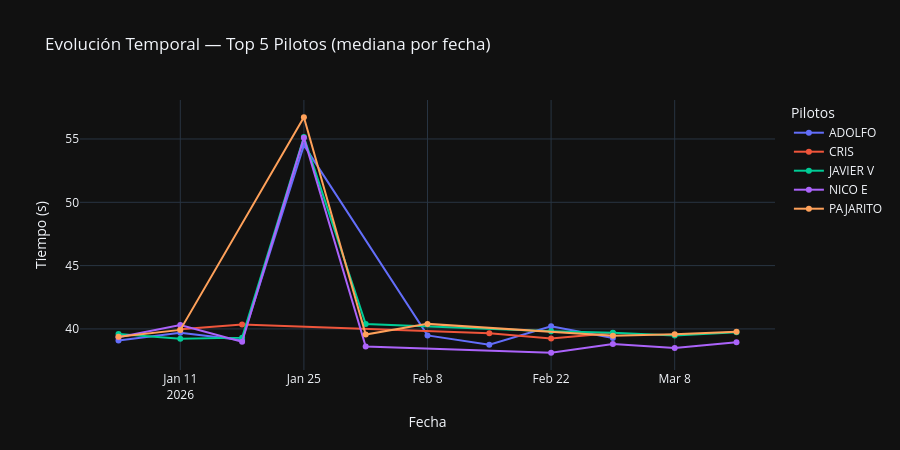

This figure's notebook cell:
### Code cell
top5 = robust['Pilotos'].head(5).tolist()
df_top = df_long[df_long['Pilotos'].isin(top5)].copy()
df_top['Fecha_dt'] = pd.to_datetime(df_top['Fecha'], dayfirst=True, errors='coerce')
df_top = df_top.dropna(subset=['Fecha_dt'])
evol = df_top.groupby(['Pilotos', 'Fecha_dt'])['Tiempo'].median().reset_index()

fig5 = px.line(
    evol, x='Fecha_dt', y='Tiempo', color='Pilotos',
    markers=True,
    title='Evolución Temporal — Top 5 Pilotos (mediana por fecha)',
    labels={'Fecha_dt': 'Fecha', 'Tiempo': 'Tiempo (s)'}
)
fig5.update_layout(height=450)
fig5.show()

### Figure 1 — Plotly figure (JSON) as saved in the notebook; plotly's stock layout.template omitted (floating-point values rounded to 4 significant figures)
{"data": [{"hovertemplate": "Pilotos=ADOLFO<br>Fecha=%{x}<br>Tiempo (s)=%{y}<extra></extra>", "legendgroup": "ADOLFO", "line": {"color": "#636efa", "dash": "solid"}, "marker": {"symbol": "circle"}, "mode": "lines+markers", "name": "ADOLFO", "orientation": "v", "showlegend": true, "type": "scatter", "x": ["2026-01-04T00:00:00.000000000", "2026-01-11T00:00:00.000000000", "2026-01-18T00:00:00.000000000", "2026-01-25T00:00:00.000000000", "2026-02-08T00:00:00.000000000", "2026-02-15T00:00:00.000000000", "2026-02-22T00:00:00.000000000", "2026-03-01T00:00:00.000000000"], "xaxis": "x", "y": [39.08, 39.69, 39.12, 54.51, 39.49, 38.76, 40.21, 39.28], "yaxis": "y"}, {"hovertemplate": "Pilotos=CRIS<br>Fecha=%{x}<br>Tiempo (s)=%{y}<extra></extra>", "legendgroup": "CRIS", "line": {"color": "#EF553B", "dash": "solid"}, "marker": {"symbol": "circle"}, "mode": "lines+markers", "name": "CRIS", "orientation": "v", "showlegend": true, "type": "scatter", "x": ["2026-01-11T00:00:00.000000000", "2026-01-18T00:00:00.000000000", "2026-02-15T00:00:00.000000000", "2026-02-22T00:00:00.000000000", "2026-03-01T00:00:00.000000000"], "xaxis": "x", "y": [39.96, 40.36, 39.66, 39.25, 39.67], "yaxis": "y"}, {"hovertemplate": "Pilotos=JAVIER V<br>Fecha=%{x}<br>Tiempo (s)=%{y}<extra></extra>", "legendgroup": "JAVIER V", "line": {"color": "#00cc96", "dash": "solid"}, "marker": {"symbol": "circle"}, "mode": "lines+markers", "name": "JAVIER V", "orientation": "v", "showlegend": true, "type": "scatter", "x": ["2026-01-04T00:00:00.000000000", "2026-01-11T00:00:00.000000000", "2026-01-18T00:00:00.000000000", "2026-01-25T00:00:00.000000000", "2026-02-01T00:00:00.000000000", "2026-02-22T00:00:00.000000000", "2026-03-01T00:00:00.000000000", "2026-03-08T00:00:00.000000000", "2026-03-15T00:00:00.000000000"], "xaxis": "x", "y": [39.6, 39.22, 39.31, 55.15, 40.38, 39.82, 39.69, 39.49, 39.73], "yaxis": "y"}, {"hovertemplate": "Pilotos=NICO E<br>Fecha=%{x}<br>Tiempo (s)=%{y}<extra></extra>", "legendgroup": "NICO E", "line": {"color": "#ab63fa", "dash": "solid"}, "marker": {"symbol": "circle"}, "mode": "lines+markers", "name": "NICO E", "orientation": "v", "showlegend": true, "type": "scatter", "x": ["2026-01-04T00:00:00.000000000", "2026-01-11T00:00:00.000000000", "2026-01-18T00:00:00.000000000", "2026-01-25T00:00:00.000000000", "2026-02-01T00:00:00.000000000", "2026-02-22T00:00:00.000000000", "2026-03-01T00:00:00.000000000", "2026-03-08T00:00:00.000000000", "2026-03-15T00:00:00.000000000"], "xaxis": "x", "y": [39.33, 40.3, 38.99, 55.09, 38.61, 38.12, 38.81, 38.49, 38.95], "yaxis": "y"}, {"hovertemplate": "Pilotos=PAJARITO<br>Fecha=%{x}<br>Tiempo (s)=%{y}<extra></extra>", "legendgroup": "PAJARITO", "line": {"color": "#FFA15A", "dash": "solid"}, "marker": {"symbol": "circle"}, "mode": "lines+markers", "name": "PAJARITO", "orientation": "v", "showlegend": true, "type": "scatter", "x": ["2026-01-04T00:00:00.000000000", "2026-01-11T00:00:00.000000000", "2026-01-25T00:00:00.000000000", "2026-02-01T00:00:00.000000000", "2026-02-08T00:00:00.000000000", "2026-03-01T00:00:00.000000000", "2026-03-08T00:00:00.000000000", "2026-03-15T00:00:00.000000000"], "xaxis": "x", "y": [39.38, 39.92, 56.72, 39.55, 40.4, 39.46, 39.59, 39.78], "yaxis": "y"}], "layout": {"height": 450, "legend": {"title": {"text": "Pilotos"}, "tracegroupgap": 0}, "title": {"text": "Evolución Temporal — Top 5 Pilotos (mediana por fecha)"}, "xaxis": {"anchor": "y", "domain": [0, 1], "title": {"text": "Fecha"}}, "yaxis": {"anchor": "x", "domain": [0, 1], "title": {"text": "Tiempo (s)"}}}}
